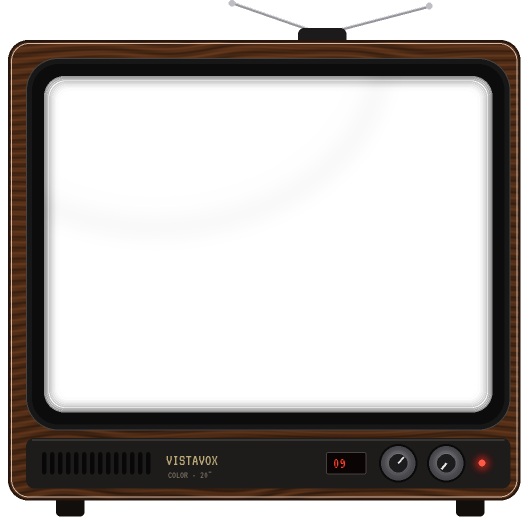
#> input picture game/assets/branding/menu_tv.png, 1064 x 1048 px, given in place of wallpaper.png, which was not available (shown at 1/2 size)
$ python gen_tv.py ../game/assets/branding/menu_tv.png
#> lines starting #> are read from the running program, lines starting #| are printed output that depends on the picture
"""Generates what the living-room TV shows: ¡Te estoy viendo!, a 1989
local-TV children's programme recorded on a worn VHS tape.

Not a clean cartoon: a man in a cheap mascot costume (Vecinito: matted
mustard fur, plastic googly eyes, a stitched smile, felt bow tie, white
gloves) on a studio set that is this same living room (the house's own
wallpaper and sofa). He plays peekaboo and hide-and-seek with the children
watching: "close your eyes and count with me", "ready or not, here I come",
"where are you?". Everything is a little too long, too close, too still.
Then the wrong frames: the costume staring straight at you, the set gone
dark, an extreme close-up of the stitched mouth where a human eye looks out
from inside, the empty set with the gloves left on the sofa, and a broadcast
intrusion (the costume head swaying in front of a turning corrugated metal
sheet, after the 1987 Max Headroom hijacking). References: Local 58
(ordinary-to-wrong escalation, authority), Candle Cove (a kids' show that
should not exist), Gemini Home Entertainment / Mandela Catalogue (too-still
figures, faces that are almost right).

Every frame is drawn at 640x480 with soft studio lighting, felt and fur,
then "recorded": blur, chroma bleed and lag, lifted blacks, generation
noise, head-switching noise at the bottom; it ends 320x240.

Output (frame order: game/scripts/world/tv_show.gd):
  game/assets/textures/tv_show.png   one row of 320x240 frames
  game/assets/textures/tv_seal.png   the emergency seal, normal and corrupted (2 x 96x96)

    python tools/gen_tv.py [preview.png]
"""
import math
import sys
from pathlib import Path

import numpy as np
from PIL import Image, ImageDraw, ImageFont
from scipy.ndimage import distance_transform_edt, maximum_filter, gaussian_filter, shift as nd_shift

ROOT = Path(__file__).resolve().parent.parent
TEX = ROOT / "game" / "assets" / "textures"
OUT = TEX / "tv_show.png"
SEAL_OUT = TEX / "tv_seal.png"
W0, H0 = 640, 480       # drawing size
W, H = 320, 240         # frame size
SS = 2                  # supersampling of shape masks
YY, XX = np.mgrid[0:H0, 0:W0].astype(np.float32)
RNG = np.random.default_rng(1989)

FONT_KID = "C:/Windows/Fonts/comicbd.ttf"
FONT_TV = str(ROOT / "game" / "assets" / "fonts" / "VT323-Regular.ttf")

FUR = np.array([0.64, 0.47, 0.22])
FUR_LIGHT = np.array([0.8, 0.7, 0.5])
SKIN = np.array([0.6, 0.44, 0.36])
GLOVE = np.array([0.92, 0.9, 0.84])
BOW = np.array([0.62, 0.08, 0.1])
EAR_IN = np.array([0.7, 0.42, 0.36])

# Frame order (keep in step with tv_show.gd).
FRAMES = (["cover_a", "cover_b", "part", "open_a", "open_b", "lean", "static_a", "static_b"]
          + ["count_%d" % n for n in range(1, 11)]
          + ["ready", "seek_a", "seek_b", "stare", "stare_dark", "close", "empty",
             "intrude_a", "intrude_b", "intrude_c", "intrude_d", "bars"])


# --- noise and textures -------------------------------------------------------------

def fbm(scale: float, octaves: int = 4, seed: int = 0) -> np.ndarray:
#> called with scale = 2, octaves = 3, seed = 1
    rng = np.random.default_rng(seed)
    out = np.zeros((H0, W0), np.float32)
    amp = 1.0
    for o in range(octaves):
        out += gaussian_filter(rng.standard_normal((H0, W0)).astype(np.float32), scale / (2 ** o)) * amp * (2 ** o) ** 0.5
        amp *= 0.55
    return out / (np.abs(out).max() + 1e-6)


FELT = fbm(2.0, 3, 1)
FUR_TEX = gaussian_filter(RNG.standard_normal((H0, W0)).astype(np.float32), (2.2, 0.6))  # matted, vertical tufts
FUR_TEX /= np.abs(FUR_TEX).max()
CLUMPS = fbm(9.0, 3, 2)
GRIME = fbm(40.0, 3, 3)
STAINS = np.clip(fbm(14.0, 3, 4) * 1.6 - 0.35, 0, 1)  # matted, dirty patches


# [4 lines left out: function furry, not called in this run]


def tile_texture(name: str, scale: int, blur: float) -> np.ndarray:
#> called with name = 'wallpaper.png', scale = 3, blur = 1.2
    im = Image.open(TEX / name).convert("RGB")
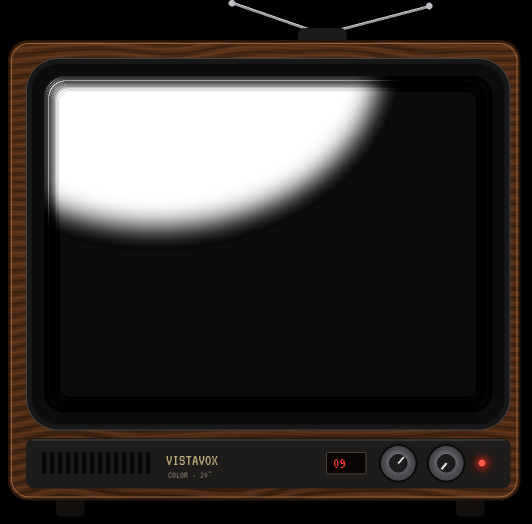
#> im: PIL image 1064x1048 RGB (shown at 1/2 size); mean R, G, B 52.9, 48.7, 46.7
    im = im.resize((im.width * scale, im.height * scale), Image.NEAREST)
#> im: PIL image 3192x3144 RGB
    a = np.asarray(im, np.float32) / 255.0
    reps = (H0 // a.shape[0] + 2, W0 // a.shape[1] + 2, 1)
#> reps = (2, 2, 1)
    big = np.tile(a, reps)[:H0, :W0]
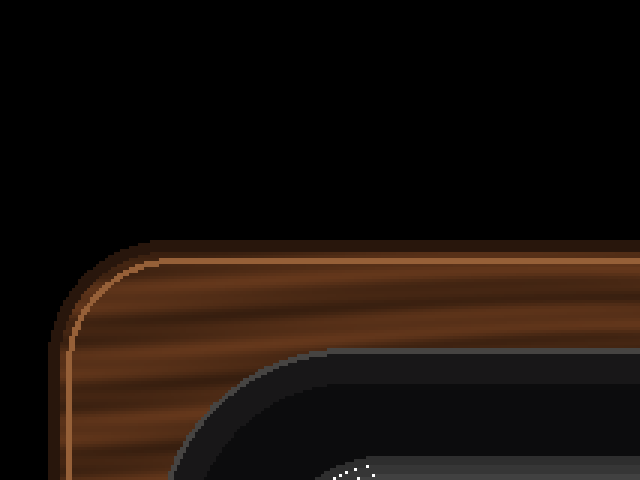
#> big: shape (480, 640, 3) float32; mean R, G, B 0.0996, 0.0632, 0.0409
    return gaussian_filter(big, (blur, blur, 0))


WALLPAPER = tile_texture("wallpaper.png", 3, 1.2)
FLOOR = tile_texture("floor_wood.png", 4, 1.0)
#> call 2 of tile_texture, with name = 'floor_wood.png', scale = 4, blur = 1
#> in tile_texture (call 2), `big = np.tile(a, reps)[:H0, :W0]`:
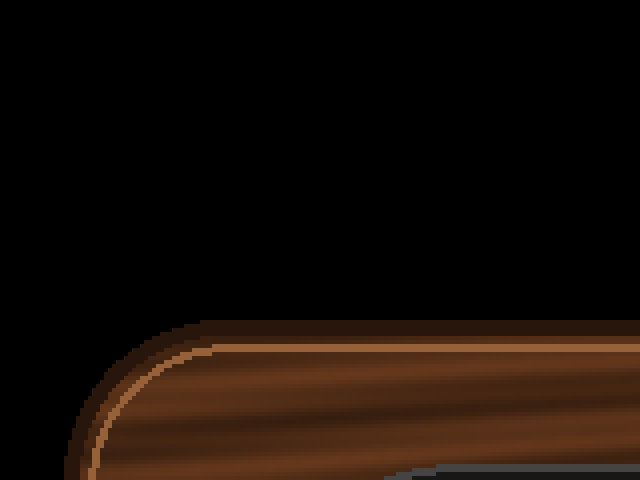
#> big: shape (480, 640, 3) float32; mean R, G, B 0.0852, 0.0489, 0.026
WOOD = tile_texture("wood_dark.png", 4, 1.0)
#> (the run stopped early here; a loop or call above may not have finished)
